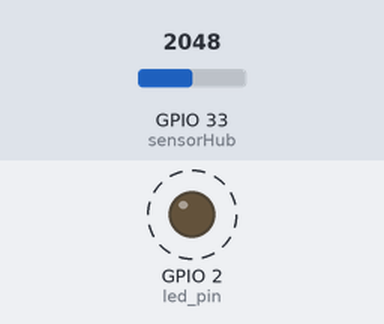
This sketch was run on a simulated ESP32. On the bench: output pins drawn as LEDs (lit = HIGH). Dashed ring = blinking. The inputs (shaded band) are chosen by the test bench; at power-on: GPIO 33 (sensorHub) = 2048. What the sketch prints to the serial monitor is not drawn.

Above: at 0.3 s.
Timing chart, 0 to 3.0 s (numbered marks = the images above):
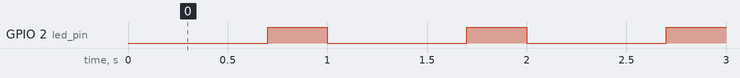

The sketch:

temp-webserver-ard.ino
```cpp
#include <WiFi.h>
#include "AsyncTCP.h"
#include "ESPAsyncWebServer.h"
#include "index_page.h"

#define FACTORY_WIFI_SSID   "espmulti"
#define FACTORY_WIFI_PSSWD  "espmulti"
#define LED_BUILTIN         2
#define TASKSTACK1          1024
#define TASKSTACK2          8192
#define TASKSTACK3          16384
#define TASKSTACK4          16384

// Pins
static const int led_pin = LED_BUILTIN;

// Task Handles
static TaskHandle_t task_1 = NULL; //blink task
static TaskHandle_t task_2 = NULL; //sensorsTask
static TaskHandle_t task_3 = NULL; //wifi setup task
static TaskHandle_t task_4 = NULL; //webserver task

// Queue Setting
static const uint8_t temp_msg_queue_len = 5;
static QueueHandle_t temp_msg_queue;
static const uint8_t adc_msg_queue_len = 5;
static QueueHandle_t adc_msg_queue;

// global vars
volatile uint16_t led_on_time = (300 / portTICK_PERIOD_MS);
volatile uint16_t led_off_time = (700 / portTICK_PERIOD_MS);

// temperature API, for internal sensor
#ifdef __cplusplus
extern "C" {
#endif
uint8_t temprature_sens_read();
#ifdef __cplusplus
}
#endif
uint8_t temprature_sens_read();

String readTemperature();
String readADC();
String processor(const String& var);

// AsyncWebServer object on port 80
AsyncWebServer server(80);


void toggleLED(void *parameter){
  while(1){
    digitalWrite(led_pin, LOW);
    vTaskDelay(led_off_time);
    digitalWrite(led_pin, HIGH);
    vTaskDelay(led_on_time);
  }
}

void sensorHub(void *parameter){
  float temp_val = (temprature_sens_read() - 32) / 1.8;
  uint16_t raw_adc = analogRead(32);
  while(1){
    temp_val = (temprature_sens_read() - 32) / 1.8;
    if(xQueueSend(temp_msg_queue, (void *)&temp_val, 10) != pdTRUE){
      ESP_LOGW("sensorHub", "Temperature Queue Full!");
    }
    ESP_LOGI("sensor", "Core temperature: %f deg. C", temp_val);
    //onboard sensor discontinued thus constantly at 53.3 deg

    raw_adc = analogRead(33);
    if(xQueueSend(adc_msg_queue, (void *)&raw_adc, 10) != pdTRUE){
      ESP_LOGW("sensorHub", "ADC Queue Full!");
    }
    ESP_LOGI("sensor", "Raw ADC value at pin 33: %u", raw_adc);
    vTaskDelay(1000 / portTICK_PERIOD_MS);
  }
}

void wifiStWs(void *parameter){
  Serial.begin(115200);
  WiFi.softAP(FACTORY_WIFI_SSID, FACTORY_WIFI_PSSWD);
  Serial.println(WiFi.softAPIP());
  while(1){
    vTaskDelay(led_on_time);
  }
}

void asnWebServ(void *parameter){
  // Route for root / web page
  server.on("/", HTTP_GET, [](AsyncWebServerRequest *request){
    request->send_P(200, "text/html", index_html, processor);
  });
  server.on("/temperature", HTTP_GET, [](AsyncWebServerRequest *request){
    request->send_P(200, "text/plain", readTemperature().c_str());
  });
  server.on("/adc", HTTP_GET, [](AsyncWebServerRequest *request){
    request->send_P(200, "text/plain", readADC().c_str());
  });

  // Start server
  server.begin();

  while(1){
    vTaskDelay(led_on_time);
  }
}


void setup() {
  // Config GPIO
  pinMode(led_pin, OUTPUT);

  // Create queues
  temp_msg_queue = xQueueCreate(temp_msg_queue_len, sizeof(int));
  adc_msg_queue = xQueueCreate(adc_msg_queue_len, sizeof(int));

  // Create task: Task to run forever
  xTaskCreatePinnedToCore(    // use xTaskCreate in original FreeRTOS
              toggleLED,      // Function to be called
              "Toggle LED",   // Name of the task
              TASKSTACK1,     // Stack size (bytes in ESP32, words in FreeRTOS)
              NULL,           // Parameter to be passed to the function
              1,              // Task priority (0 to configMAX_PRIORITIES - 1)
              &task_1,        // Task handle - define a pointer to get stats, interact with other task, etc.
              1               // Core ID
  );

  xTaskCreatePinnedToCore(
              sensorHub,
              "Sensor Task",
              TASKSTACK2,
              NULL,
              2,
              &task_2,
              1
  );

  xTaskCreatePinnedToCore(
              wifiStWs,
              "WiFi AP WS",
              TASKSTACK3,
              NULL,
              3,
              &task_3,
              1
  );

  xTaskCreatePinnedToCore(
              asnWebServ,
              "Async Webserver",
              TASKSTACK4,
              NULL,
              4,
              &task_4,
              1
  );
}

void loop() {
  // put your main code here, to run repeatedly:
}

String readTemperature(){
  float t = 0.0;
  if(xQueueReceive(temp_msg_queue, (void *)&t, 10) == pdTRUE){
    ESP_LOGV("tempQ","Received Packet value: %f", t);
  }

  // Check if any reads failed and exit early (to try again).
  if(t == 0){
    // Serial.println("Failed to read from DHT sensor!");
    return "--";
  }else{
    return String(t);
  }
}

String readADC(){
  uint16_t a = 0;
  if(xQueueReceive(adc_msg_queue, (void *)&a, 10) == pdTRUE){
    ESP_LOGV("adcQ","Received Packet value: %u", a);
  }
  if(a == 0){
    return "--";
  }else {
    return String(a);
  }
}

// Replaces placeholder with Queue values
String processor(const String& var){
  if(var == "TEMPERATURE"){
    return readTemperature();
  }
  else if(var == "ADC"){
    return readADC();
  }
  return String();
}
```

index_page.h
```cpp
const char index_html[] PROGMEM = R"rawliteral(
<!DOCTYPE HTML><html>
<head>
  <meta name="viewport" content="width=device-width, initial-scale=1">
  <style>
    html {
     font-family: Arial;
     display: inline-block;
     margin: 0px auto;
     text-align: center;
    }
    h2 { font-size: 3.0rem; }
    p { font-size: 3.0rem; }
    .units { font-size: 1.2rem; }
    .disp-labels{
      font-size: 1.5rem;
      vertical-align:middle;
      padding-bottom: 15px;
    }
  </style>
</head>
<body>
  <h2>ESP32 Sensor Dashboard - Basic</h2>
  <p>
    <span class="disp-labels">Temperature</span>
    <span id="temperature">%TEMPERATURE%</span>
    <sup class="units">&deg;C</sup>
  </p>
  <p>
    <i class="fas fa-tint" style="color:#00add6;"></i>
    <span class="disp-labels">RAW ADC</span>
    <span id="adc">%ADC%</span>
    <sup class="units">bits</sup>
  </p>
</body>
<script>
setInterval(function ( ) {
  var xhttp = new XMLHttpRequest();
  xhttp.onreadystatechange = function() {
    if (this.readyState == 4 && this.status == 200) {
      document.getElementById("temperature").innerHTML = this.responseText;
    }
  };
  xhttp.open("GET", "/temperature", true);
  xhttp.send();
}, 2000 ) ;

setInterval(function ( ) {
  var xhttp = new XMLHttpRequest();
  xhttp.onreadystatechange = function() {
    if (this.readyState == 4 && this.status == 200) {
      document.getElementById("adc").innerHTML = this.responseText;
    }
  };
  xhttp.open("GET", "/adc", true);
  xhttp.send();
}, 1500 ) ;
</script>
</html>)rawliteral";
```

Measured:
- by itself, GPIO 2 (led_pin): alternates HIGH for 0.30 s and LOW for 0.70 s
